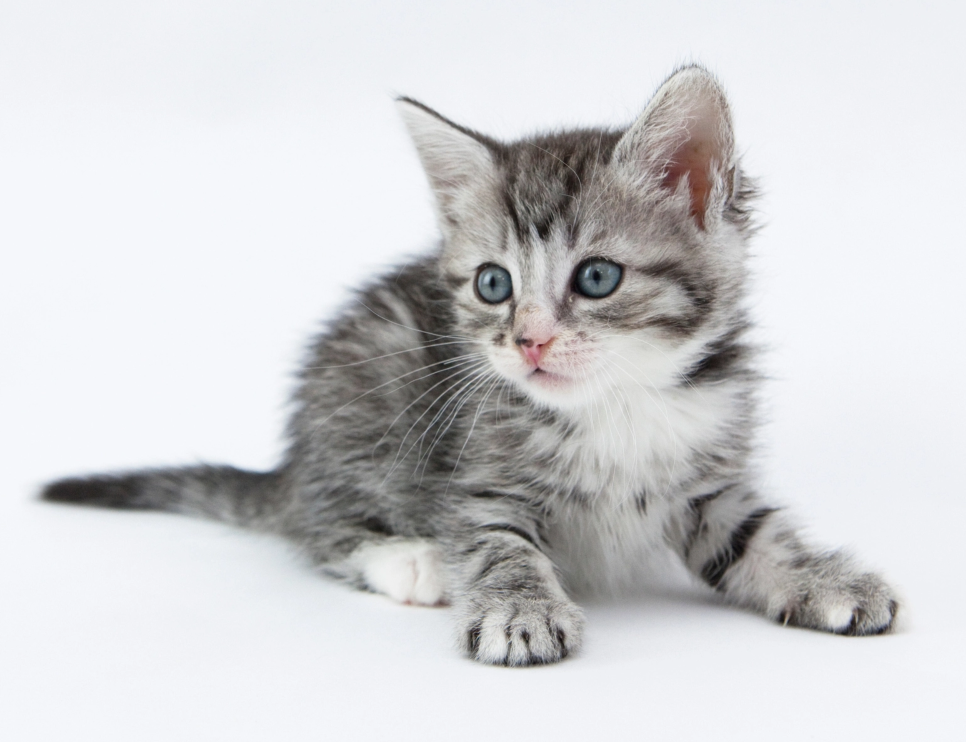
#> input picture openCV Lab4/original.png, 1931 x 1484 px (shown at 1/2 size); the run also reads 1 picture not shown here
$ jupyter execute --allow-errors 'openCV Lab4.ipynb'
#> lines starting #> are read from the running program, lines starting #| are printed output that depends on the picture
# Q1 load the following image and make red rectangle around face and write below rectangle “Cat” with yellow color.

[cell 1]
import cv2
import numpy as np
from matplotlib import pyplot as plt

[cell 2]
img = cv2.imread('original.png')
#> img is the input picture: shape (1484, 1931, 3); mean B, G, R 211.9, 209.9, 209.4
plt.imshow(img)

[cell 3]
cv2.rectangle(img, (780,100), (1510,820), (255,0,0), 10)
plt.imshow(img)

[cell 4]
cv2.putText(img, 'Cat', (1050,990), cv2.FONT_HERSHEY_DUPLEX, 4, (205,205,0), 20, cv2.LINE_AA)
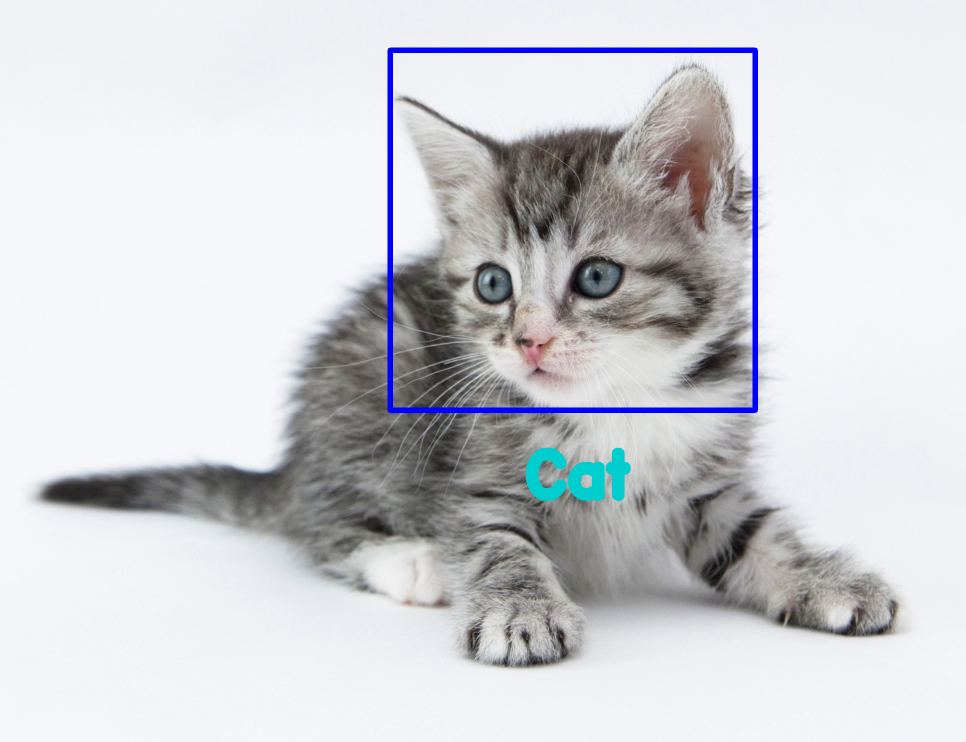
#> img: shape (1484, 1931, 3) (shown at 1/2 size); mean B, G, R 212.6, 207.8, 206.4
plt.imshow(img);

# Q2 load the following image and apply sharpen filter.

[cell 5]
image = cv2.imread('blurred.png')
plt.imshow(image)

[cell 6]
kernel_sharpen =   np.array([[-1, -1, -1, -1, -1],
                             [-1, -1, -1, -1, -1],
                             [-1, -1, 25, -1, -1],
                             [-1, -1, -1, -1, -1],
                             [-1, -1, -1, -1, -1]])
sharp_image = cv2.filter2D(image, -1, kernel_sharpen)

plt.imshow(sharp_image)
